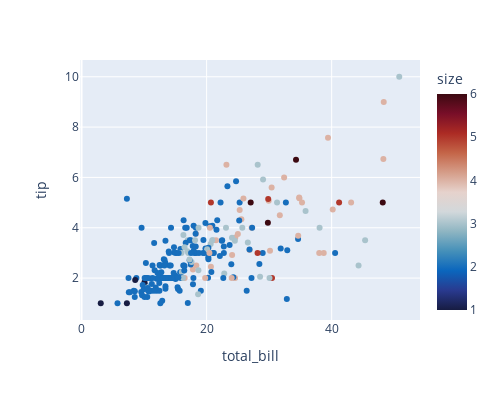
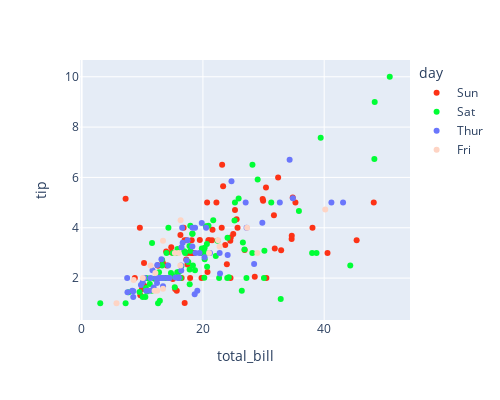

These figures' notebook cell, in order:
### Code cell
# Plotly에서의 color scale 활용
df = sns.load_dataset('tips')

fig = px.scatter(
    df, x='total_bill', y='tip', width=500, height=400,
    color='size', color_continuous_scale='balance'
)
fig.show()
# Plotly에서의 discrete sequence color map 활용
fig = px.scatter(
    df, x='total_bill', y='tip', width=500, height=400,
    color='day', color_discrete_sequence=px.colors.qualitative.Light24
)
fig.show()

### Figure 1 — Plotly figure (JSON) as saved in the notebook; plotly's stock layout.template omitted (floating-point values rounded to 4 significant figures; data arrays with more than 128 entries replaced by an {"elided": "..."} marker saying what was removed)
{"data": [{"hovertemplate": "total_bill=%{x}<br>tip=%{y}<br>size=%{marker.color}<extra></extra>", "legendgroup": "", "marker": {"color": {"elided": "244 int values"}, "coloraxis": "coloraxis", "symbol": "circle"}, "mode": "markers", "name": "", "orientation": "v", "showlegend": false, "type": "scatter", "x": {"elided": "244 float values"}, "xaxis": "x", "y": {"elided": "244 float values"}, "yaxis": "y"}], "layout": {"coloraxis": {"colorbar": {"title": {"text": "size"}}, "colorscale": [[0, "rgb(23, 28, 66)"], [0.09091, "rgb(41, 58, 143)"], [0.1818, "rgb(11, 102, 189)"], [0.2727, "rgb(69, 144, 185)"], [0.3636, "rgb(142, 181, 194)"], [0.4545, "rgb(210, 216, 219)"], [0.5455, "rgb(230, 210, 204)"], [0.6364, "rgb(213, 157, 137)"], [0.7273, "rgb(196, 101, 72)"], [0.8182, "rgb(172, 43, 36)"], [0.9091, "rgb(120, 14, 40)"], [1, "rgb(60, 9, 17)"]]}, "height": 400, "legend": {"tracegroupgap": 0}, "margin": {"t": 60}, "width": 500, "xaxis": {"anchor": "y", "autorange": true, "domain": [0, 1], "range": [-0.2486, 54.13], "title": {"text": "total_bill"}, "type": "linear"}, "yaxis": {"anchor": "x", "autorange": true, "domain": [0, 1], "range": [0.3344, 10.67], "title": {"text": "tip"}, "type": "linear"}}}

### Figure 2 — Plotly figure (JSON) as saved in the notebook; plotly's stock layout.template omitted (floating-point values rounded to 4 significant figures)
{"data": [{"hovertemplate": "day=Sun<br>total_bill=%{x}<br>tip=%{y}<extra></extra>", "legendgroup": "Sun", "marker": {"color": "#FD3216", "symbol": "circle"}, "mode": "markers", "name": "Sun", "orientation": "v", "showlegend": true, "type": "scatter", "x": [16.99, 10.34, 21.01, 23.68, 24.59, 25.29, 8.77, 26.88, 15.04, 14.78, 10.27, 35.26, 15.42, 18.43, 14.83, 21.58, 10.33, 16.29, 16.97, 17.46, 13.94, 9.68, 30.4, 18.29, 22.23, 32.4, 28.55, 18.04, 12.54, 10.29, 34.81, 9.94, 25.56, 19.49, 38.07, 23.95, 25.71, 17.31, 29.93, 14.07, 13.13, 17.26, 24.55, 19.77, 29.85, 48.17, 25, 13.39, 16.49, 21.5, 12.66, 16.21, 13.81, 17.51, 24.52, 20.76, 31.71, 7.25, 31.85, 16.82, 32.9, 17.89, 14.48, 9.6, 34.63, 34.65, 23.33, 45.35, 23.17, 40.55, 20.69, 20.9, 30.46, 18.15, 23.1, 15.69], "xaxis": "x", "y": [1.01, 1.66, 3.5, 3.31, 3.61, 4.71, 2, 3.12, 1.96, 3.23, 1.71, 5, 1.57, 3, 3.02, 3.92, 1.67, 3.71, 3.5, 2.54, 3.06, 1.32, 5.6, 3, 5, 6, 2.05, 3, 2.5, 2.6, 5.2, 1.56, 4.34, 3.51, 4, 2.55, 4, 3.5, 5.07, 2.5, 2, 2.74, 2, 2, 5.14, 5, 3.75, 2.61, 2, 3.5, 2.5, 2, 2, 3, 3.48, 2.24, 4.5, 5.15, 3.18, 4, 3.11, 2, 2, 4, 3.55, 3.68, 5.65, 3.5, 6.5, 3, 5, 3.5, 2, 3.5, 4, 1.5], "yaxis": "y"}, {"hovertemplate": "day=Sat<br>total_bill=%{x}<br>tip=%{y}<extra></extra>", "legendgroup": "Sat", "marker": {"color": "#00FE35", "symbol": "circle"}, "mode": "markers", "name": "Sat", "orientation": "v", "showlegend": true, "type": "scatter", "x": [20.65, 17.92, 20.29, 15.77, 39.42, 19.82, 17.81, 13.37, 12.69, 21.7, 19.65, 9.55, 18.35, 15.06, 20.69, 17.78, 24.06, 16.31, 16.93, 18.69, 31.27, 16.04, 38.01, 26.41, 11.24, 48.27, 20.29, 13.81, 11.02, 18.29, 17.59, 20.08, 16.45, 3.07, 20.23, 15.01, 12.02, 17.07, 26.86, 25.28, 14.73, 10.51, 17.92, 44.3, 22.42, 20.92, 15.36, 20.49, 25.21, 18.24, 14.31, 14, 7.25, 10.59, 10.63, 50.81, 15.81, 26.59, 38.73, 24.27, 12.76, 30.06, 25.89, 48.33, 13.27, 28.17, 12.9, 28.15, 11.59, 7.74, 30.14, 20.45, 13.28, 22.12, 24.01, 15.69, 11.61, 10.77, 15.53, 10.07, 12.6, 32.83, 35.83, 29.03, 27.18, 22.67, 17.82], "xaxis": "x", "y": [3.35, 4.08, 2.75, 2.23, 7.58, 3.18, 2.34, 2, 2, 4.3, 3, 1.45, 2.5, 3, 2.45, 3.27, 3.6, 2, 3.07, 2.31, 5, 2.24, 3, 1.5, 1.76, 6.73, 3.21, 2, 1.98, 3.76, 2.64, 3.15, 2.47, 1, 2.01, 2.09, 1.97, 3, 3.14, 5, 2.2, 1.25, 3.08, 2.5, 3.48, 4.08, 1.64, 4.06, 4.29, 3.76, 4, 3, 1, 1.61, 2, 10, 3.16, 3.41, 3, 2.03, 2.23, 2, 5.16, 9, 2.5, 6.5, 1.1, 3, 1.5, 1.44, 3.09, 3, 2.72, 2.88, 2, 3, 3.39, 1.47, 3, 1.25, 1, 1.17, 4.67, 5.92, 2, 2, 1.75], "yaxis": "y"}, {"hovertemplate": "day=Thur<br>total_bill=%{x}<br>tip=%{y}<extra></extra>", "legendgroup": "Thur", "marker": {"color": "#6A76FC", "symbol": "circle"}, "mode": "markers", "name": "Thur", "orientation": "v", "showlegend": true, "type": "scatter", "x": [27.2, 22.76, 17.29, 19.44, 16.66, 10.07, 32.68, 15.98, 34.83, 13.03, 18.28, 24.71, 21.16, 10.65, 12.43, 24.08, 11.69, 13.42, 14.26, 15.95, 12.48, 29.8, 8.52, 14.52, 11.38, 22.82, 19.08, 20.27, 11.17, 12.26, 18.26, 8.51, 10.33, 14.15, 16, 13.16, 17.47, 34.3, 41.19, 27.05, 16.43, 8.35, 18.64, 11.87, 9.78, 7.51, 19.81, 28.44, 15.48, 16.58, 7.56, 10.34, 43.11, 13, 13.51, 18.71, 12.74, 13, 16.4, 20.53, 16.47, 18.78], "xaxis": "x", "y": [4, 3, 2.71, 3, 3.4, 1.83, 5, 2.03, 5.17, 2, 4, 5.85, 3, 1.5, 1.8, 2.92, 2.31, 1.68, 2.5, 2, 2.52, 4.2, 1.48, 2, 2, 2.18, 1.5, 2.83, 1.5, 2, 3.25, 1.25, 2, 2, 2, 2.75, 3.5, 6.7, 5, 5, 2.3, 1.5, 1.36, 1.63, 1.73, 2, 4.19, 2.56, 2.02, 4, 1.44, 2, 5, 2, 2, 4, 2.01, 2, 2.5, 4, 3.23, 3], "yaxis": "y"}, {"hovertemplate": "day=Fri<br>total_bill=%{x}<br>tip=%{y}<extra></extra>", "legendgroup": "Fri", "marker": {"color": "#FED4C4", "symbol": "circle"}, "mode": "markers", "name": "Fri", "orientation": "v", "showlegend": true, "type": "scatter", "x": [28.97, 22.49, 5.75, 16.32, 22.75, 40.17, 27.28, 12.03, 21.01, 12.46, 11.35, 15.38, 12.16, 13.42, 8.58, 15.98, 13.42, 16.27, 10.09], "xaxis": "x", "y": [3, 3.5, 1, 4.3, 3.25, 4.73, 4, 1.5, 3, 1.5, 2.5, 3, 2.2, 3.48, 1.92, 3, 1.58, 2.5, 2], "yaxis": "y"}], "layout": {"height": 400, "legend": {"title": {"text": "day"}, "tracegroupgap": 0}, "margin": {"t": 60}, "width": 500, "xaxis": {"anchor": "y", "autorange": true, "domain": [0, 1], "range": [-0.2758, 54.16], "title": {"text": "total_bill"}, "type": "linear"}, "yaxis": {"anchor": "x", "autorange": true, "domain": [0, 1], "range": [0.3344, 10.67], "title": {"text": "tip"}, "type": "linear"}}}
